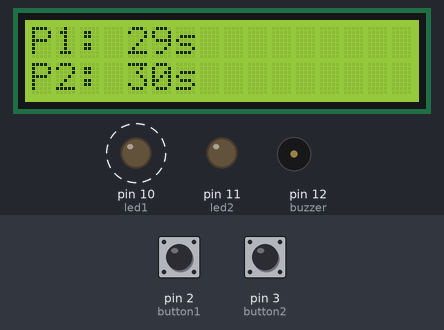
Bench run of a sketch on a simulated Arduino Uno, built with avr-gcc and run on an emulated ATmega328P. Shown: 16×2 character LCD, output pins drawn as LEDs (lit = HIGH), buzzer (waves = sounding). Dashed ring = blinking. The test bench sets the inputs (shaded band); at power-on: pin 2 (button1) HIGH, pin 3 (button2) HIGH.

Above: at 1.7 s.
2.3 s: pin 2 (button1) pulled LOW for 0.15 s
3.0 s: pin 3 (button2) pulled LOW for 0.15 s
At 3.5 s:
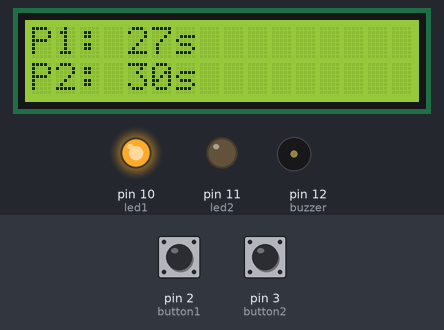
3.7 s: pin 2 (button1) pulled LOW for 1 s
At 4.8 s:
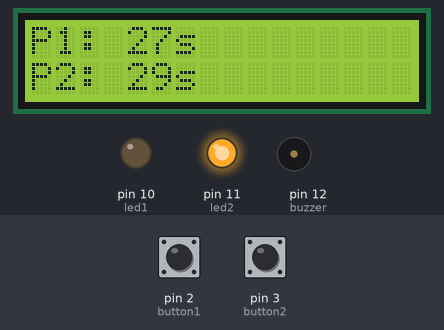
5.3 s: pin 3 (button2) pulled LOW for 1 s
At 5.9 s:
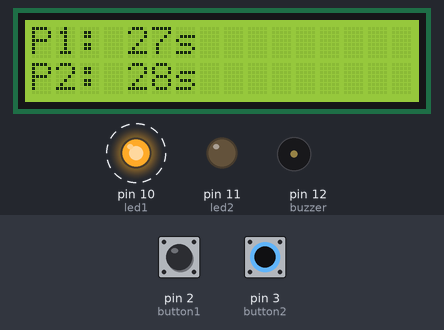
Timing chart, 0 to 29.0 s (numbered marks = the images above; inputs shaded):
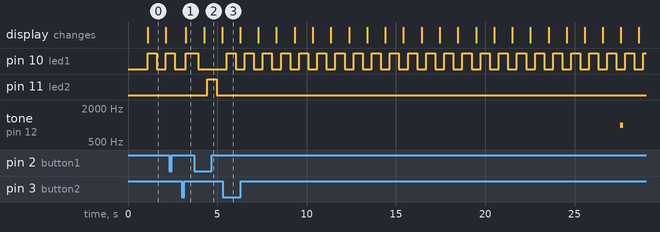

The sketch:

omar_exec_nonpre.ino
```cpp
#include <Wire.h>
#include <LiquidCrystal_I2C.h>

LiquidCrystal_I2C lcd(0x27, 16, 2);

// Pins
const int led1 = 10;       // LED for Player 1 (Black)
const int led2 = 11;       // LED for Player 2 (White)
const int button1 = 2;     // Button for Player 1
const int button2 = 3;     // Button for Player 2
const int buzzer = 12;     // Buzzer pin

// Timer variables
unsigned long player1_time = 30000;  // 30 seconds
unsigned long player2_time = 30000;
unsigned long lastUpdate = 0;

// Flags
bool player1_turn = true;
bool buzzerTriggeredP1 = false;
bool buzzerTriggeredP2 = false;

void setup() {
  pinMode(led1, OUTPUT);
  pinMode(led2, OUTPUT);
  pinMode(button1, INPUT_PULLUP);
  pinMode(button2, INPUT_PULLUP);
  pinMode(buzzer, OUTPUT);

  lcd.init();
  lcd.backlight();
  lcd.setCursor(0, 0);
  lcd.print("Chess Clock Ready");
  delay(1000);
  lcd.clear();
}

void loop() {
  unsigned long now = millis();

  // Display Time
  lcd.setCursor(0, 0);
  lcd.print("P1: ");
  lcd.print(player1_time / 1000);
  lcd.print("s   ");

  lcd.setCursor(0, 1);
  lcd.print("P2: ");
  lcd.print(player2_time / 1000);
  lcd.print("s   ");

  // Blink the current player's LED
  static unsigned long lastBlink = 0;
  static bool ledState = false;
  if (now - lastBlink >= 500) {
    ledState = !ledState;
    digitalWrite(led1, player1_turn ? ledState : LOW);
    digitalWrite(led2, !player1_turn ? ledState : LOW);
    lastBlink = now;
  }

  // Countdown every second
  if (now - lastUpdate >= 1000) {
    if (player1_turn && player1_time > 0) {
      player1_time -= 1000;
    }
    if (!player1_turn && player2_time > 0) {
      player2_time -= 1000;
    }
    lastUpdate = now;
  }

  // Buzzer when 5s or less remaining
  if (player1_turn && player1_time <= 5000 && !buzzerTriggeredP1) {
    tone(buzzer, 1000, 150);
    buzzerTriggeredP1 = true;
  }

  if (!player1_turn && player2_time <= 5000 && !buzzerTriggeredP2) {
    tone(buzzer, 1000, 150);
    buzzerTriggeredP2 = true;
  }

  // Button to switch turns
  if (digitalRead(button1) == LOW && player1_turn) {
    player1_turn = false;
    delay(200);  // Debounce
  }

  if (digitalRead(button2) == LOW && !player1_turn) {
    player1_turn = true;
    delay(200);  // Debounce
  }
}
```

Measured:
- after the input at 3.0 s, pin 10 (led1): LOW → HIGH after 0.23 s; pin 11 (led2): stays LOW (without the input it goes to HIGH after 0.13 s); the display: changes after 0.24 s (image 1)
- after the input at 3.7 s, pin 11 (led2): LOW → HIGH after 0.75 s, → LOW 0.51 s later
- after the input at 5.3 s, pin 10 (led1): alternates HIGH for 0.51 s and LOW for 0.51 s, starting after 0.22 s; pin 11 (led2): stops changing and stays LOW
